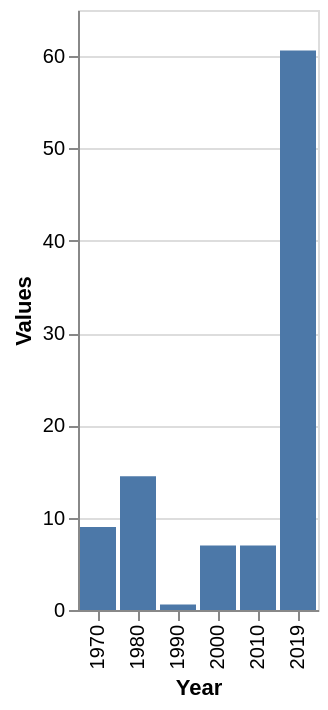

Write a Vega-Lite specification for this figure.
### Vega-Lite specification from a JSON file in a GitHub repository (floating-point values rounded to 4 significant figures)
{"$schema": "https://vega.github.io/schema/vega-lite/v5.json", "description": "Bar chart auto-generated from CSV", "data": {"values": [{"Year": 1970, "Values": 9.0}, {"Year": 1980, "Values": 14.5}, {"Year": 1990, "Values": 0.6}, {"Year": 2000, "Values": 7.0}, {"Year": 2010, "Values": 7.0}, {"Year": 2019, "Values": 60.6}]}, "mark": "bar", "encoding": {"x": {"field": "Year", "type": "ordinal"}, "y": {"field": "Values", "type": "quantitative"}}}
